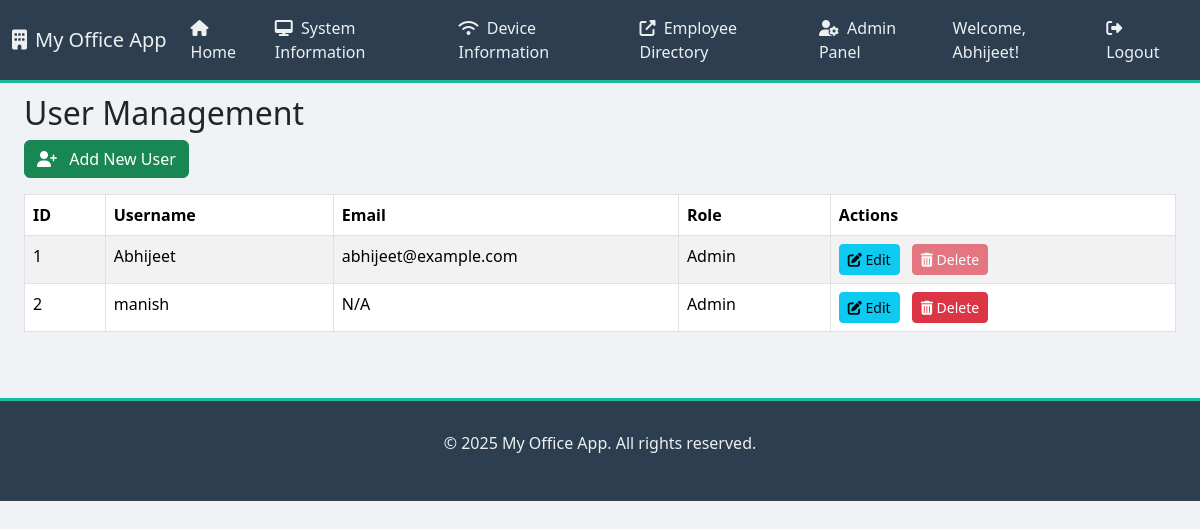
Before: /admin/users (signed in) with the older database file.
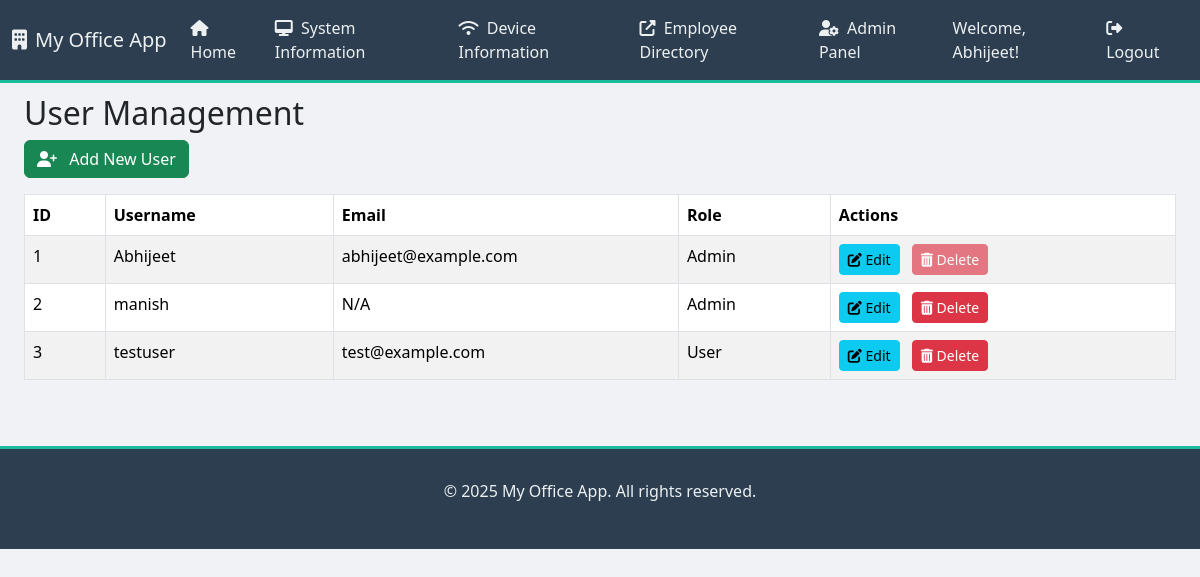
After: the same page with the newer database file.
### app.py (models this page shows, shortened)
class User(UserMixin, db.Model):
    id = db.Column(db.Integer, primary_key=True)
    username = db.Column(db.String(80), unique=True, nullable=False)
    email = db.Column(db.String(120), unique=True, nullable=True) # Added email for future password reset
    password_hash = db.Column(db.String(128))
    role = db.Column(db.String(80), default='user') # 'user' or 'admin'

### app.py (the view)
@app.route('/admin/users')
@login_required
@admin_required
def admin_users():
    users = User.query.all()
    return render_template('admin_users.html', users=users)

### app.py (called while the page is built)
@app.context_processor
def inject_datetime():
    return {'datetime': datetime}

@login_manager.user_loader
def load_user(user_id):
    return User.query.get(int(user_id))

def admin_required(f):
    @wraps(f)
    def decorated_function(*args, **kwargs):
        if not current_user.is_authenticated or current_user.role != 'admin':
            flash('You do not have administrative access to view this page.', 'danger')
            return redirect(url_for('index')) # Redirect to home if not admin
        return f(*args, **kwargs)
    return decorated_function

### templates/admin_users.html (shortened to what this page needs)
{% extends "base.html" %}
{% block content %}
    <div class="container-fluid mt-4">
        <h2>User Management</h2>
        <a href="{{ url_for('add_user') }}" class="btn btn-success mb-3"><i class="fas fa-user-plus me-2"></i> Add New User</a>
        {% if users %}
            <div class="table-responsive">
                <table class="table table-striped table-hover table-bordered">
                    <thead>
                        <tr>
                            <th>ID</th>
                            <th>Username</th>
                            <th>Email</th>
                            <th>Role</th>
                            <th>Actions</th>
                        </tr>
                    </thead>
                    <tbody>
                        {% for user in users %}
                        <tr>
                            <td>{{ user.id }}</td>
                            <td>{{ user.username }}</td>
                            <td>{{ user.email if user.email else 'N/A' }}</td>
                            <td>{{ user.role.capitalize() }}</td>
                            <td>
                                <a href="{{ url_for('edit_user', id=user.id) }}" class="btn btn-sm btn-info me-2"><i class="fas fa-edit"></i> Edit</a>
                                <form action="{{ url_for('delete_user', id=user.id) }}" method="POST" style="display:inline;" onsubmit="return confirm('Are you sure you want to delete user {{ user.username }}? This action cannot be undone.');">
                                    <button type="submit" class="btn btn-sm btn-danger" {% if user.id == current_user.id or (user.username == 'Abhijeet' and user.id == 1) %}disabled{% endif %}>
                                        <i class="fas fa-trash-alt"></i> Delete
                                    </button>
                                </form>
                            </td>
                        </tr>
                        {% endfor %}
                    </tbody>
                </table>
            </div>
        {% else %}
            <p>No users found. Add some!</p>
        {% endif %}
    </div>
{% endblock %}

### templates/base.html (shortened to what this page needs)
<!DOCTYPE html>
<html lang="en">
<head>
    <link href="https://cdn.jsdelivr.net/npm/bootstrap@5.3.3/dist/css/bootstrap.min.css" rel="stylesheet">
    <link rel="stylesheet" href="https://cdnjs.cloudflare.com/ajax/libs/font-awesome/6.5.2/css/all.min.css" />
    <link rel="stylesheet" href="https://cdnjs.cloudflare.com/ajax/libs/animate.css/4.1.1/animate.min.css"/>
</head>
<body>
    <nav class="navbar navbar-expand-lg navbar-dark fixed-top">
        <div class="container-fluid">
            <a class="navbar-brand" href="{{ url_for('index') }}">
                <i class="fas fa-building me-2"></i>My Office App
            </a>
            <div class="collapse navbar-collapse" id="navbarNav">
                <ul class="navbar-nav me-auto mb-2 mb-lg-0">
                    <li class="nav-item">
                        <a class="nav-link" aria-current="page" href="{{ url_for('index') }}">
                            <i class="fas fa-home me-1"></i> Home
                        </a>
                    </li>
                    <li class="nav-item">
                        <a class="nav-link" href="{{ url_for('system_info_list') }}">
                            <i class="fas fa-desktop me-1"></i> System Information
                        </a>
                    </li>
                    <li class="nav-item">
                        <a class="nav-link" href="{{ url_for('router_info_list') }}">
                            <i class="fas fa-wifi me-1"></i> Device Information
                        </a>
                    </li>
                    <li class="nav-item">
                        <a class="nav-link" href="http://172.16.16.191:5002" target="_blank">
                            <i class="fas fa-external-link-alt me-1"></i> Employee Directory
                        </a>
                    </li>
                    {% if current_user.is_authenticated and current_user.role == 'admin' %}
                    <li class="nav-item">
                        <a class="nav-link" href="{{ url_for('admin_users') }}"><i class="fas fa-user-cog me-1"></i> Admin Panel</a>
                    </li>
                    {% endif %}
                </ul>
                <ul class="navbar-nav ms-auto">
                    {% if current_user.is_authenticated %}
                    <li class="nav-item">
                        <span class="nav-link text-white">Welcome, {{ current_user.username }}!</span>
                    </li>
                    <li class="nav-item">
                        <a class="nav-link" href="{{ url_for('logout') }}"><i class="fas fa-sign-out-alt me-1"></i> Logout</a>
                    </li>
                    {% else %}
                    <li class="nav-item">
                        <a class="nav-link" href="{{ url_for('login') }}"><i class="fas fa-sign-in-alt me-1"></i> Login</a>
                    </li>
                    {% endif %}
                </ul>
            </div>
        </div>
    </nav>
    <div id="flash-messages-container">
    </div>
    <div class="container-fluid mt-4">
        {% block content %}{% endblock %}
    </div>
    <footer class="footer">
        <div class="container">
            <p>&copy; {{ datetime.now().year }} My Office App. All rights reserved.</p>
        </div>
    </footer>
</body>
</html>

### templates/base.html (style rules this page uses)
body { font-family: 'Segoe UI', Tahoma, Geneva, Verdana, sans-serif; background-color: #f0f2f5; overflow-x: hidden; padding-top: 70px; }
.navbar { background-color: #2c3e50 !important; border-bottom: 3px solid #1abc9c; }
.navbar-brand, .nav-link { color: #ecf0f1 !important; font-weight: 500; }
.footer { background-color: #2c3e50; color: #ecf0f1; padding: 30px 0; text-align: center; margin-top: 50px; border-top: 3px solid #1abc9c; }
.table-responsive { max-height: 70vh; overflow-y: auto; }
th { position: sticky; top: 0; background: #f8f9fa; z-index: 10; white-space: nowrap; }
td { white-space: nowrap; overflow: hidden; text-overflow: ellipsis; max-width: 150px; }
#flash-messages-container { position: fixed; top: 70px; left: 0; right: 0; z-index: 1050; padding: 10px 15px; pointer-events: none; display: flex; justify-content: center; }

Changed rows visible on the page:
added User: id "3", username "testuser", email "test@example.com", role "User"
